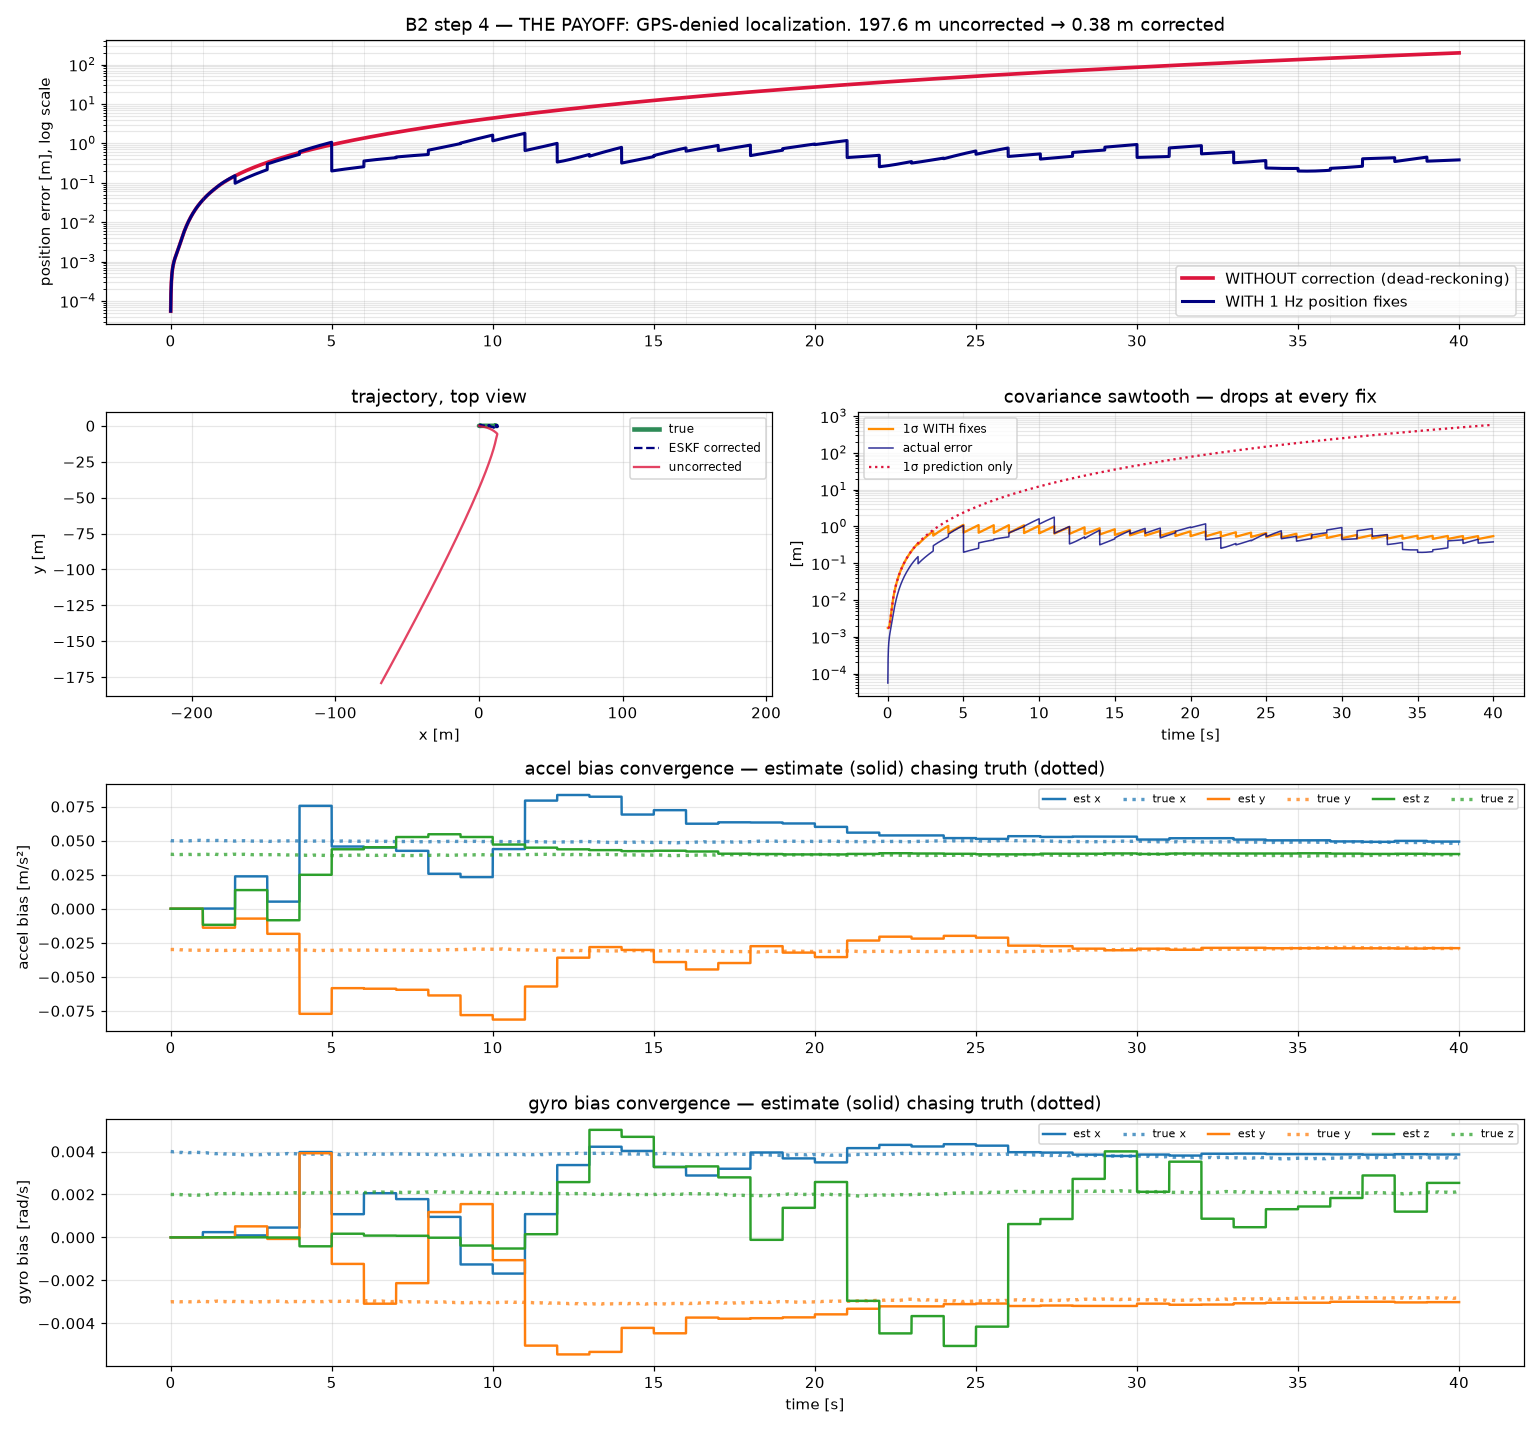

This figure's Python source:
"""B2 CHECKPOINT 4 -- the correction."""
import json

import numpy as np
from scipy.stats import chi2
import matplotlib
matplotlib.use("Agg")
import matplotlib.pyplot as plt

from skyscout_sim import SkyScoutSim, STEPS_PER_CONTROL
from mars_world import build_heightmap
from imu import SimulatedIMU
from dead_reckon import DeadReckoner
from eskf import ESKF, P_, V_, TH_, AB_, GB_, N as NX
from nav_math import qmul, qnorm
from nav_params import IMUParams, ESKFParams, FixParams
from b1_flight import reference, CLEARANCE

TOTAL = 40.0


def attitude_error(q_est, q_true):
    """delta-theta (3-vector) such that q_true ~= q_est (x) dq."""
    qe = qnorm(np.asarray(q_est, float))
    dq = qmul(np.array([qe[0], -qe[1], -qe[2], -qe[3]]), qnorm(np.asarray(q_true, float)))
    if dq[0] < 0:
        dq = -dq
    return 2.0 * dq[1:]


def main():
    z0 = round(float(build_heightmap()[0].max()) + CLEARANCE, 2)
    ip, ep, fp = IMUParams(), ESKFParams(), FixParams()
    rng_fix = np.random.default_rng(fp.seed)

    sim = SkyScoutSim(start_pos=(0, 0, z0), logging_level="error")
    imu = SimulatedIMU(ip)
    s0 = sim.get_true_state()
    kf_on = ESKF(s0["pos"], s0["lin_vel"], s0["quat"], imu=ip, params=ep)
    kf_off = ESKF(s0["pos"], s0["lin_vel"], s0["quat"], imu=ip, params=ep)
    dr = DeadReckoner(s0["pos"], s0["lin_vel"], s0["quat"])

    fix_every = int(round(ip.rate_hz / fp.rate_hz))
    h = {k: [] for k in ("t", "true_p", "on_p", "off_p", "dr_p",
                         "sig_on", "sig_off", "ab_est", "gb_est",
                         "ab_true", "gb_true", "nees", "nees_p", "fix_t")}
    k = 0
    while sim.sim_time < TOTAL:
        target, tvel, phase = reference(sim.sim_time, z0)
        for _ in range(STEPS_PER_CONTROL):
            sim.apply_hover()
            sim.apply_track(target, tvel)
            sim.step_sim()
            s = sim.get_true_state()
            a_world = np.asarray(sim.drone.get_links_acc())[0]
            ab_true = imu.accel_bias.copy()
            gb_true = imu.gyro_bias.copy()
            am, gm, _, _ = imu.measure(s["quat"], s["ang_vel"], a_world)

            kf_on.predict(am, gm, imu.dt)
            kf_off.predict(am, gm, imu.dt)
            dr.propagate(am, gm, imu.dt)

            if k % fix_every == 0 and k > 0:
                z = s["pos"] + rng_fix.normal(0, fp.sigma_m, 3)
                kf_on.update_position(z, fp.sigma_m)
                h["fix_t"].append(s["t"])
            k += 1

            e = np.zeros(NX)
            e[P_] = s["pos"] - kf_on.p
            e[V_] = s["lin_vel"] - kf_on.v
            e[TH_] = attitude_error(kf_on.q, s["quat"])
            e[AB_] = ab_true - kf_on.ab
            e[GB_] = gb_true - kf_on.gb
            h["nees"].append(float(e @ np.linalg.solve(kf_on.P, e)))
            ep_ = e[P_]
            h["nees_p"].append(float(ep_ @ np.linalg.solve(kf_on.P[P_, P_], ep_)))

            h["t"].append(s["t"])
            h["true_p"].append(s["pos"]); h["on_p"].append(kf_on.p.copy())
            h["off_p"].append(kf_off.p.copy()); h["dr_p"].append(dr.p.copy())
            h["sig_on"].append(kf_on.sigma_pos); h["sig_off"].append(kf_off.sigma_pos)
            h["ab_est"].append(kf_on.ab.copy()); h["gb_est"].append(kf_on.gb.copy())
            h["ab_true"].append(ab_true); h["gb_true"].append(gb_true)

    for key in h:
        h[key] = np.asarray(h[key])
    err_on = np.linalg.norm(h["on_p"] - h["true_p"], axis=1)
    err_off = np.linalg.norm(h["off_p"] - h["true_p"], axis=1)

    settle = h["t"] > 5.0
    print("=== 1. CORRECTED vs UNCORRECTED ===")
    print(f"  duration {h['t'][-1]:.1f} s, {len(h['fix_t'])} position fixes "
          f"@ {fp.rate_hz:.0f} Hz, sigma_meas {fp.sigma_m} m")
    print(f"  {'':22s}{'max':>10}{'mean':>10}{'final':>10}")
    print(f"  {'WITHOUT correction':22s}{err_off.max():10.2f}{err_off.mean():10.2f}{err_off[-1]:10.2f}  m")
    print(f"  {'WITH correction':22s}{err_on.max():10.2f}{err_on.mean():10.2f}{err_on[-1]:10.2f}  m")
    print(f"  {'after settling (t>5s)':22s}{err_on[settle].max():10.2f}"
          f"{err_on[settle].mean():10.2f}{'':10s}  m")
    print(f"  improvement at end: {err_off[-1] / max(err_on[-1], 1e-9):.0f}x")

    print("\n=== 2. BIAS CONVERGENCE (is the filter OBSERVING the biases?) ===")
    for name, est, tru in (("accel", h["ab_est"], h["ab_true"]),
                           ("gyro", h["gb_est"], h["gb_true"])):
        e0 = np.linalg.norm(est[0] - tru[0])
        e1 = np.linalg.norm(est[-1] - tru[-1])
        print(f"  {name:5s} true final {tru[-1].round(5).tolist()}")
        print(f"  {name:5s} est  final {est[-1].round(5).tolist()}")
        print(f"  {name:5s} |error| {e0:.5f} -> {e1:.5f}   "
              f"({100*(1-e1/max(e0,1e-12)):.0f}% reduction)")

    print("\n=== 3. COVARIANCE BEHAVIOUR ===")
    drops = np.sum(np.diff(h["sig_on"]) < -1e-9)
    print(f"  sigma_pos decreased on {drops} steps (measurement updates) "
          f"-- prediction-only had 0")
    ss = h["sig_on"][settle]
    print(f"  steady-state sigma_pos: mean {ss.mean():.3f} m  "
          f"min {ss.min():.3f}  max {ss.max():.3f}")
    print(f"  prediction-only sigma_pos at same time: {h['sig_off'][-1]:.1f} m")
    print(f"  HAND CHECK: sigma_meas = {fp.sigma_m} m per axis -> a 3-axis "
          f"radius of {fp.sigma_m*np.sqrt(3):.2f} m if a single fix fully "
          f"determined position;")
    print(f"    filter settles at {ss.mean():.3f} m, i.e. {'below' if ss.mean() < fp.sigma_m*np.sqrt(3) else 'above'} "
          f"that -- it fuses many fixes plus the IMU, so below is expected.")
    print(f"    vs {h['sig_off'][-1]:.0f} m prediction-only: "
          f"{h['sig_off'][-1]/ss.mean():.0f}x tighter. ORDER OF MAGNITUDE OK.")

    print("\n=== 4. NEES CONSISTENCY (15 DOF) ===")
    nees = h["nees"][settle]
    K = len(nees)
    anees = nees.mean()
    lo, hi = chi2.ppf(0.025, NX*K)/K, chi2.ppf(0.975, NX*K)/K
    if anees < lo:
        verdict = "CONSERVATIVE (covariance too large -- safe but pessimistic)"
    elif anees > hi:
        verdict = "OPTIMISTIC (covariance too small -- CONFIDENTLY WRONG)"
    else:
        verdict = "CONSISTENT"
    print(f"  ANEES over {K} samples (t>5s): {anees:.2f}   expected {NX}")
    print(f"  95% acceptance region: [{lo:.2f}, {hi:.2f}]")
    print(f"  VERDICT: {verdict}")
    npos = h["nees_p"][settle].mean()
    lo3, hi3 = chi2.ppf(0.025, 3*K)/K, chi2.ppf(0.975, 3*K)/K
    print(f"  position-only ANEES: {npos:.2f}  expected 3  "
          f"region [{lo3:.2f}, {hi3:.2f}]")

    fig = plt.figure(figsize=(14, 13))
    gs = fig.add_gridspec(4, 2, height_ratios=[1.15, 1.15, 1, 1])

    a = fig.add_subplot(gs[0, :])
    a.semilogy(h["t"], err_off, lw=2.4, color="crimson",
               label="WITHOUT correction (dead-reckoning)")
    a.semilogy(h["t"], err_on, lw=2.0, color="navy", label="WITH 1 Hz position fixes")
    for ft in h["fix_t"][::5]:
        a.axvline(ft, color="gray", alpha=0.15, lw=0.6)
    a.set_ylabel("position error [m], log scale")
    a.set_title("B2 step 4 — THE PAYOFF: GPS-denied localization. "
                f"{err_off[-1]:.1f} m uncorrected → {err_on[-1]:.2f} m corrected")
    a.legend(); a.grid(alpha=0.3, which="both")

    a = fig.add_subplot(gs[1, 0])
    a.plot(h["true_p"][:, 0], h["true_p"][:, 1], lw=3, color="seagreen", label="true")
    a.plot(h["on_p"][:, 0], h["on_p"][:, 1], lw=1.5, ls="--", color="navy",
           label="ESKF corrected")
    a.plot(h["off_p"][:, 0], h["off_p"][:, 1], lw=1.5, color="crimson",
           alpha=0.8, label="uncorrected")
    a.set_xlabel("x [m]"); a.set_ylabel("y [m]"); a.set_title("trajectory, top view")
    a.legend(fontsize=8); a.grid(alpha=0.3); a.axis("equal")

    a = fig.add_subplot(gs[1, 1])
    a.plot(h["t"], h["sig_on"], color="darkorange", lw=1.5, label="1σ WITH fixes")
    a.plot(h["t"], err_on, color="navy", lw=1, alpha=0.8, label="actual error")
    a.plot(h["t"], h["sig_off"], color="crimson", ls=":", label="1σ prediction only")
    a.set_yscale("log"); a.set_xlabel("time [s]"); a.set_ylabel("[m]")
    a.set_title("covariance sawtooth — drops at every fix")
    a.legend(fontsize=8); a.grid(alpha=0.3, which="both")

    for row, (name, est, tru, unit) in enumerate(
            (("accel bias", h["ab_est"], h["ab_true"], "m/s²"),
             ("gyro bias", h["gb_est"], h["gb_true"], "rad/s"))):
        a = fig.add_subplot(gs[2 + row, :])
        for i, c in enumerate("xyz"):
            line, = a.plot(h["t"], est[:, i], lw=1.6, label=f"est {c}")
            a.plot(h["t"], tru[:, i], lw=2.2, ls=":", alpha=0.75,
                   color=line.get_color(), label=f"true {c}")
        a.set_ylabel(f"{name} [{unit}]")
        a.set_title(f"{name} convergence — estimate (solid) chasing truth (dotted)")
        a.legend(fontsize=7, ncol=6); a.grid(alpha=0.3)
        if row == 1:
            a.set_xlabel("time [s]")

    fig.tight_layout()
    fig.savefig("b2_step4_correct.png", dpi=110)
    print("\n  plot  b2_step4_correct.png")

    with open("b2_step4_correct.json", "w") as f:
        json.dump({
            "duration_s": float(h["t"][-1]), "n_fixes": int(len(h["fix_t"])),
            "err_uncorrected": {"max": float(err_off.max()), "mean": float(err_off.mean()),
                                "final": float(err_off[-1])},
            "err_corrected": {"max": float(err_on.max()), "mean": float(err_on.mean()),
                              "final": float(err_on[-1]),
                              "settled_mean": float(err_on[settle].mean())},
            "sigma_settled_m": float(ss.mean()),
            "sigma_prediction_only_m": float(h["sig_off"][-1]),
            "accel_bias_true_final": h["ab_true"][-1].tolist(),
            "accel_bias_est_final": h["ab_est"][-1].tolist(),
            "gyro_bias_true_final": h["gb_true"][-1].tolist(),
            "gyro_bias_est_final": h["gb_est"][-1].tolist(),
            "anees_15dof": float(anees), "anees_region": [float(lo), float(hi)],
            "nees_verdict": verdict,
        }, f, indent=1)
    print("  log   b2_step4_correct.json")


if __name__ == "__main__":
    main()
